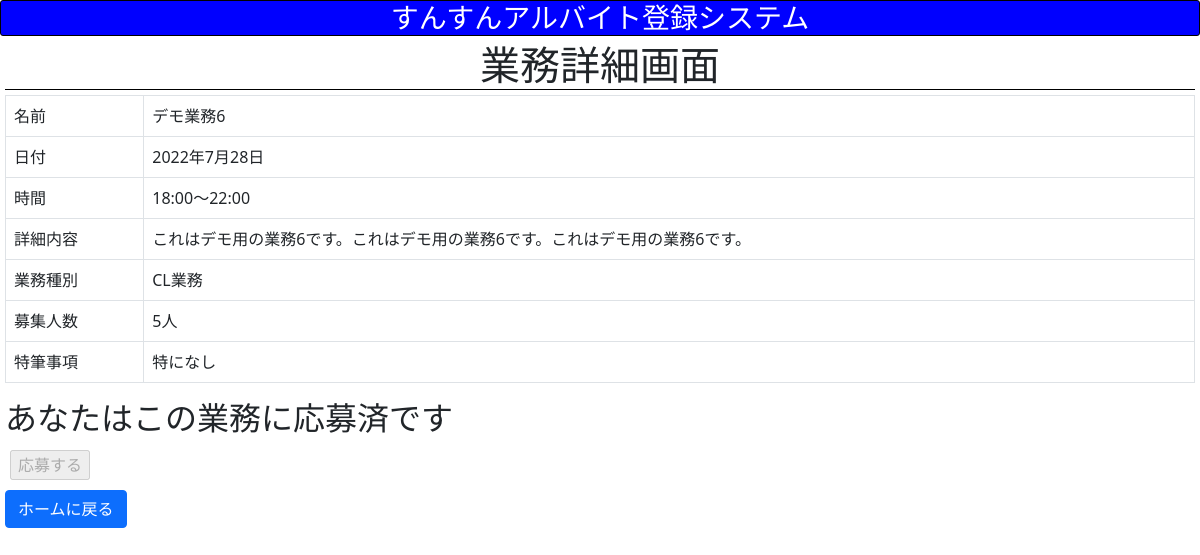
/shift/specification/6 (signed in), run on the app's committed database.
### shift/models.py (models this page shows, shortened)
class Task(models.Model):
    name = models.CharField(max_length=64)
    specification = models.TextField()
    date = models.DateField()
    startTime = models.CharField(max_length=6)
    endTime = models.CharField(max_length=6)
    type = models.CharField(max_length=64)
    capacity = models.IntegerField()
    extra = models.TextField(blank=True, null=True)

### shift/views.py (the view)
    def checker(request, **kwargs):
        if "worker_id" not in request.session:
            return HttpResponseRedirect(reverse("shift:login"))
        else:
            return func(request, **kwargs)

### shift/context_processor.py (called while the page is built)
def constant_value(request):
    import datetime
    return {
        "Now": datetime.datetime.now()
    }

### shift/views.py (called while the page is built)
def login_checker(func):
    def checker(request, **kwargs):
        if "worker_id" not in request.session:
            return HttpResponseRedirect(reverse("shift:login"))
        else:
            return func(request, **kwargs)
    return checker

@login_checker
def specification(request, task_id):
    task = Task.objects.get(id=task_id)
    worker = Worker.objects.get(id=request.session["worker_id"])
    if request.method == "POST":
        worker.tasks.add(task)
        return HttpResponseRedirect(reverse("shift:home", args=[now.year, now.month]))
    return render(request, "shift/specification.html", {
        "task": task,
        "member_num": len(task.workers.all()),
        "worker": worker,
        "workers_of_task": task.workers.all(),
        "tasks_of_worker": worker.tasks.all()
    })

### shift/templates/shift/specification.html (shortened to what this page needs)
{% extends 'shift/layout.html' %}
{% block body %}
    <h1 class="theme">業務詳細画面</h1>
    <div class="specification">
        <table class="table table-bordered">
            <tbody>
                <tr>
                    <td>名前</td>
                    <td>{{ task.name }}</td>
                </tr>
                <tr>
                    <td>日付</td>
                    <td>{{ task.date }}</td>
                </tr>
                <tr>
                    <td>時間</td>
                    <td>{{ task.startTime }}〜{{ task.endTime }}</td>
                </tr>
                <tr>
                    <td>詳細内容</td>
                    <td>{{ task.specification }}</td>
                </tr>
                <tr>
                    <td>業務種別</td>
                    <td>{{ task.type }}</td>
                </tr>
                <tr>
                    <td>募集人数</td>
                    <td>{{ task.capacity }}人</td>
                </tr>
                <tr>
                    <td>特筆事項</td>
                    <td>{{ task.extra }}</td>
                </tr>
            </tbody>
        </table>
        {% if worker.is_admin %}
            <p>この業務の出勤者</p>
                <ul>
                    {% for worker in workers_of_task %}
                        <li>{{ worker.name }}</li>
                    {% empty %}
                        <li>この業務の応募者はまだいません</li>
                    {% endfor %}
                </ul>
            <a href="{% url 'shift:revise' task.id %}" class="btn btn-primary">この業務を修正する</a>
        {% else %}
            <form action="{% url 'shift:specification' task.id %}" method="post" class="need-check">
                {% if task not in tasks_of_worker %}
                    {% if member_num < task.capacity %}
                        <h2>あなたはこの業務に応募できます</h2>
                        <input type="submit" value="応募する">
                    {% else %}
                        <h2>この業務の募集は締め切りました</h2>
                        <input type="submit" value="応募する" disabled>
                    {% endif %}
                {% else %}
                    <h2>あなたはこの業務に応募済です</h2>
                    <input type="submit" value="応募する" disabled>
                {% endif %}
            </form>
        {% endif %}
    </div>
    <a href="{% url 'shift:home' Now.year Now.month %}" class="btn btn-primary">ホームに戻る</a>
{% endblock %}

### shift/static/shift/style.css (style rules this page uses)
.theme { text-align: center; margin-bottom: 5px; border-bottom: solid thin black; }
.btn { margin-top: 5px; margin-bottom: 5px; }
input { margin: 5px; }

### data on the page
Task: name "デモ業務6", date "2022年7月28日", startTime "18:00", endTime "22:00", specification "これはデモ用の業務6です。これはデモ用の業務6です。これはデモ用の業務6です。", type "CL業務", capacity "5", extra "特になし"
